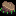

Tiled map render using the project's own tile images. Description and the whole map definition, tile-layer contents included, below:
An orthogonal 1x1 tile map with 16x16 px tiles, 1 tile layer (object) and 1 object (collision).

<map version="1.2" tiledversion="1.2.4" orientation="orthogonal" renderorder="right-down" width="1" height="1" tilewidth="16" tileheight="16" infinite="0" nextlayerid="3" nextobjectid="3">
 <tileset firstgid="1" source="../MapTextures/Overworld.tsx" />
 <layer id="1" name="object" width="1" height="1">
  <data encoding="csv">
208
</data>
 </layer>
 <objectgroup id="2" name="Collision">
  <object id="2" name="collision" x="1.09091" y="6.81818">
   <polygon points="0,0 13.7273,0.545455 13.8182,6.09091 -0.0909091,5.81818" />
  </object>
 </objectgroup>
</map>
